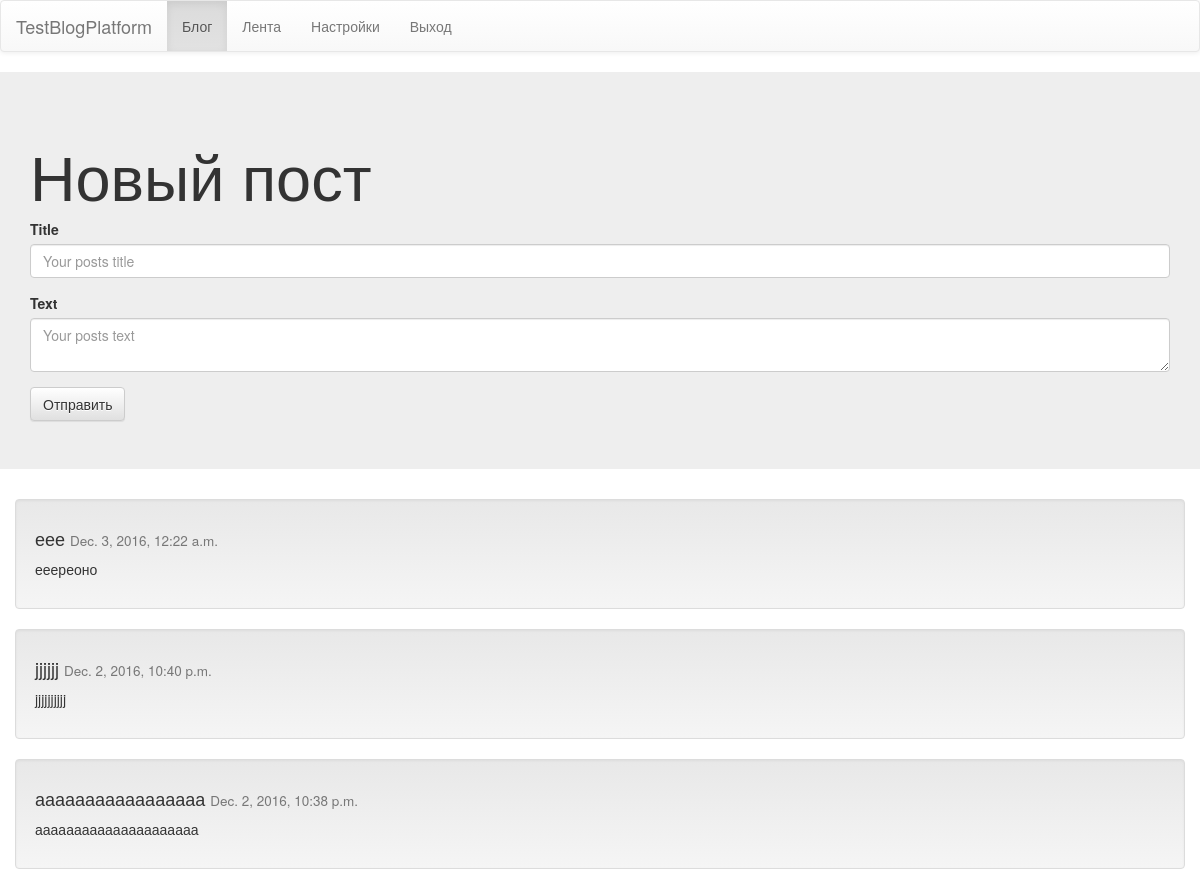
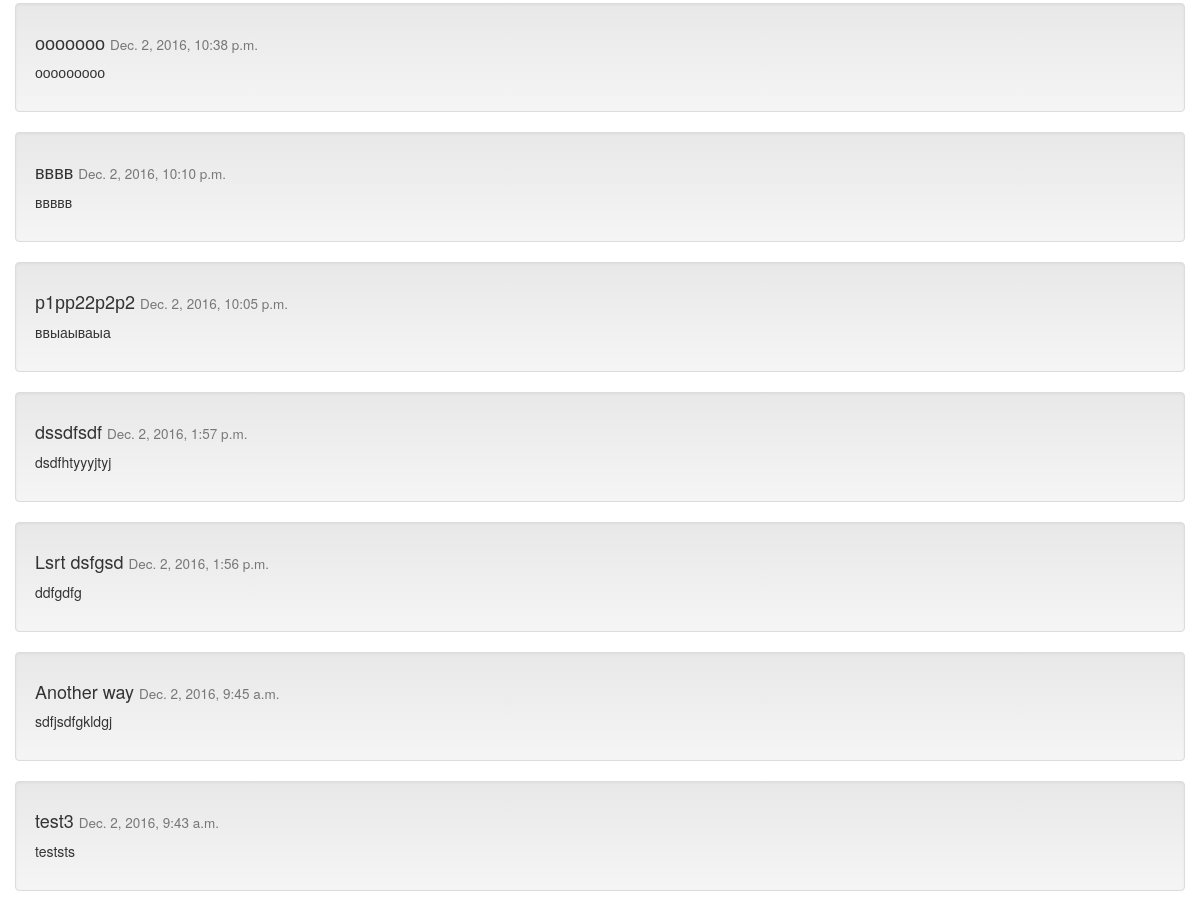
Page /blog/ (signed in) on the committed database (2 pictures, top to bottom).
### testblogapp/models.py (models this page shows, shortened)
class Post(models.Model):
    class Meta:
        ordering = ["-append_time"]
    title = models.CharField(max_length=50)
    text = models.TextField()
    author = models.ForeignKey(User)
    append_time = models.DateTimeField(auto_now=True, editable=False)
    objects = PostManager()

### testblogapp/views.py (the view, shortened to what this page needs)
# urls.py: 2. Add a URL to urlpatterns:  url(r'^blog/', include('blog.urls'))
@login_required(login_url="./../login")
def blog(request):
    posts = Post.objects.filter(author=request.user).order_by("-append_time")[:10]
    if request.method=="GET":
        return render(request, "testblogapp/blog.html", {"posts":posts})

### templates/testblogapp/blog.html (shortened to what this page needs)
{% extends "testblogapp/template.html" %}
{% block content %}
<div class="jumbotron">
    <div class="container">
        <h1>Новый пост</h1>
        <form action="./../blog/" method="POST">
            <div class="form-group">
                <label for="title">Title</label>
                <input type="text" class="form-control" name="title" placeholder="Your posts title">
            </div>
            <div class="form-group">
                <label for="body">Text</label>
                <textarea class="form-control" name="body" placeholder="Your posts text"></textarea>
            </div>
            <button type="submit" class="btn btn-default" value="Send">Отправить</button>
        </form>
    </div>
</div>
<div class="container">
    {% for post in posts %}
        <div class="row">
            <div class="well">
                <h4>{{post.title}} <small>{{post.append_time}}</small></h4>
                <p class="text-justify">
                    {{post.text}}
                </p>
            </div>
        </div>
    {% endfor %}
</div>
{% endblock %}

### rows in the picture
Post: title "еее", append_time "Dec. 3, 2016, 12:22 a.m.", text "ееереоно"
Post: title "jjjjjj", append_time "Dec. 2, 2016, 10:40 p.m.", text "jjjjjjjjjj"
Post: title "ааааааааааааааааа", append_time "Dec. 2, 2016, 10:38 p.m.", text "ааааааааааааааааааааа"
Post: title "ооооооо", append_time "Dec. 2, 2016, 10:38 p.m.", text "ооооооооо"
Post: title "вввв", append_time "Dec. 2, 2016, 10:10 p.m.", text "ввввв"
Post: title "р1рр22р2р2", append_time "Dec. 2, 2016, 10:05 p.m.", text "ввыаываыа"
Post: title "dssdfsdf", append_time "Dec. 2, 2016, 1:57 p.m.", text "dsdfhtyyyjtyj"
Post: title "Lsrt dsfgsd", append_time "Dec. 2, 2016, 1:56 p.m.", text "ddfgdfg"
Post: title "Another way", append_time "Dec. 2, 2016, 9:45 a.m.", text "sdfjsdfgkldgj"
Post: title "test3", append_time "Dec. 2, 2016, 9:43 a.m.", text "teststs"
